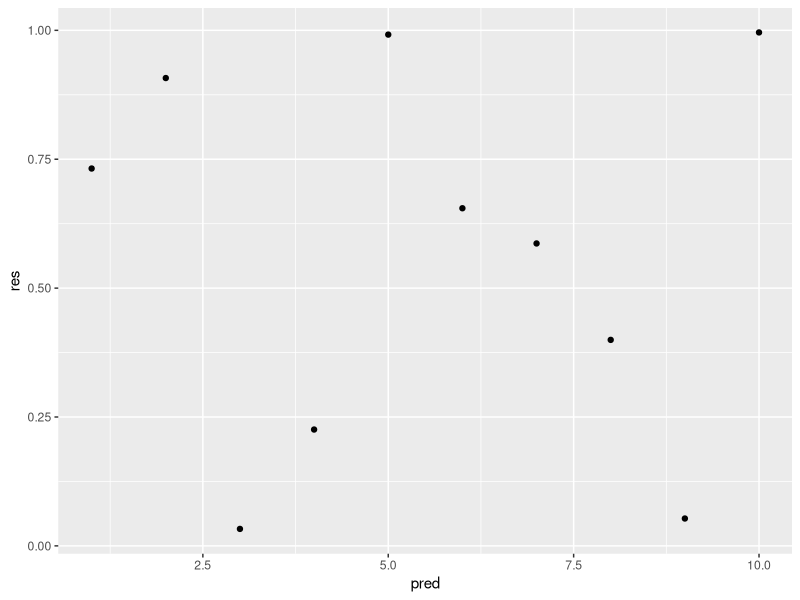

Here is the R script that generated this plot:
## ---- chunk 1
# Don't forget to start with comments!
# Preliminaries
library(ggplot2)

pred <- 1:10 #Vector of 10 integers
res <- runif(10) # Random Uniform Values

# Print the random numbers
print(res)

#plot the graph
qplot(x=pred,y=res)
